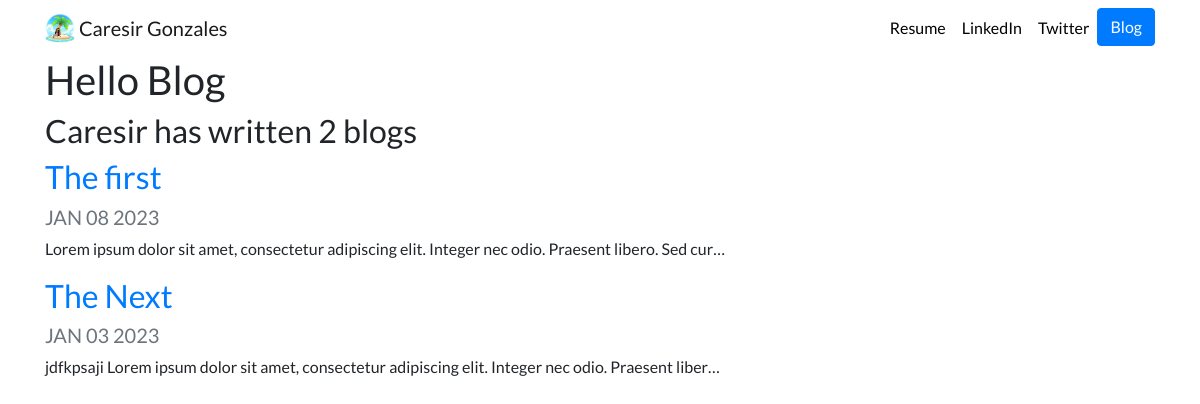
Screenshot of /blog/ with the database file from the repository.
### blog/models.py (models this page shows, shortened)
class Blog(models.Model):
    title = models.CharField(max_length=200)
    description = models.TextField()
    date = models.DateField()

### blog/views.py (the view)
# urls.py: path('', views.all_blogs, name='all_blogs'),
def all_blogs(request):
    blogs = Blog.objects.order_by('-date')[:5]
    return render(request, 'blog/all_blogs.html', {'blogs':blogs})

### blog/templates/blog/all_blogs.html
{% extends 'portfolio/base.html' %}
{% block content %}
<h1>Hello Blog</h1>
<h2>Caresir has written {{blogs.count}} blog{{ blogs.count|pluralize }}</h2>
{% for blog in blogs %}
<a href="{% url 'blog:detail' blog.id %}"><h2>{{ blog.title }}</h2></a>
<h5 class="text-muted">{{ blog.date|date:'M d Y'|upper }}</h5>
<p>{{ blog.description|striptags|truncatechars:100 }}</p>
{% endfor %}
{% endblock %}

### portfolio/static/portfolio/custom.css (style rules this page uses)
body { font-family: 'Lato', sans-serif; }

### rows the page displays
Blog: title "The first", date "JAN 08 2023", description "Lorem ipsum dolor sit amet, consectetur adipiscing elit. Integer nec odio. Praesent libero. Sed cur…"
Blog: title "The Next", date "JAN 03 2023", description "jdfkpsaji Lorem ipsum dolor sit amet, consectetur adipiscing elit. Integer nec odio. Praesent liber…"

### other values shown
{{ blogs.count }} "2"
